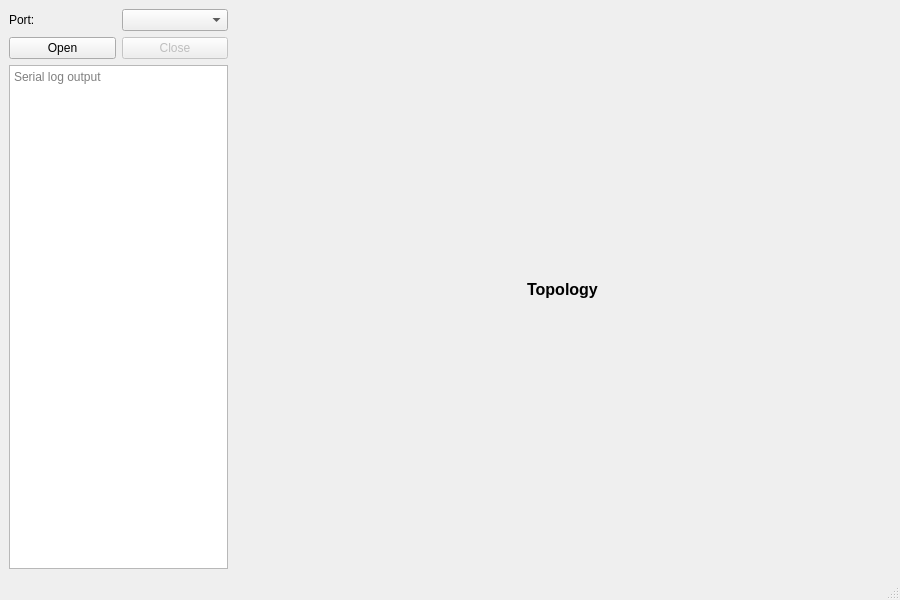
<?xml version="1.0" encoding="UTF-8"?>
<ui version="4.0">
 <class>MainWindow</class>
 <widget class="QMainWindow" name="MainWindow">
  <property name="geometry">
   <rect>
    <x>0</x>
    <y>0</y>
    <width>900</width>
    <height>600</height>
   </rect>
  </property>
  <property name="minimumSize">
   <size>
    <width>800</width>
    <height>500</height>
   </size>
  </property>
  <property name="windowTitle">
   <string>Waid</string>
  </property>
  <widget class="QWidget" name="centralWidget">
   <layout class="QHBoxLayout" name="mainLayout" stretch="1,3">
    <item>
     <layout class="QVBoxLayout" name="leftLayout">
      <item>
       <layout class="QHBoxLayout" name="portLayout">
        <item>
         <widget class="QLabel" name="label_port">
          <property name="text">
           <string>Port:</string>
          </property>
         </widget>
        </item>
        <item>
         <widget class="QComboBox" name="comboBox_Interface"/>
        </item>
       </layout>
      </item>
      <item>
       <layout class="QHBoxLayout" name="buttonLayout">
        <item>
         <widget class="QPushButton" name="pushButton_open">
          <property name="text">
           <string>Open</string>
          </property>
         </widget>
        </item>
        <item>
         <widget class="QPushButton" name="pushButton_close">
          <property name="enabled">
           <bool>false</bool>
          </property>
          <property name="text">
           <string>Close</string>
          </property>
         </widget>
        </item>
       </layout>
      </item>
      <item>
       <widget class="QTextEdit" name="textEdit_Status">
        <property name="readOnly">
         <bool>true</bool>
        </property>
        <property name="placeholderText">
         <string>Serial log output</string>
        </property>
       </widget>
      </item>
     </layout>
    </item>
    <item>
     <layout class="QVBoxLayout" name="rightLayout">
      <item>
       <widget class="QLabel" name="label_topology">
        <property name="styleSheet">
         <string>font-weight: bold; font-size: 16px;</string>
        </property>
        <property name="text">
         <string>Topology</string>
        </property>
        <property name="alignment">
         <set>Qt::AlignCenter</set>
        </property>
       </widget>
      </item>
      <item>
       <layout class="QVBoxLayout" name="topologyLayout"/>
      </item>
     </layout>
    </item>
   </layout>
  </widget>
  <widget class="QStatusBar" name="statusBar"/>
 </widget>
 <resources/>
 <connections/>
</ui>
